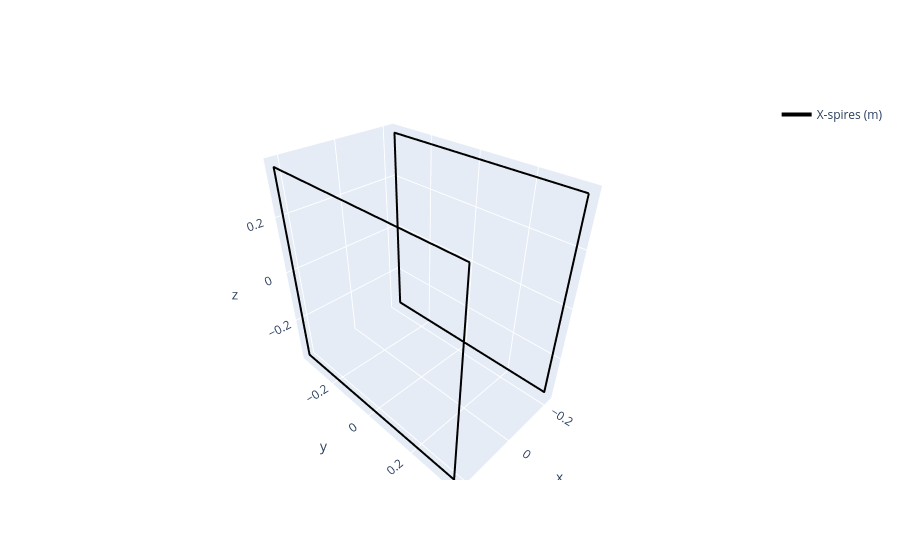

The code cell stored with this chart in its notebook:
### Code cell
f0 = None
f0 = hplot.plot_spires(f0, spires_x_sq, color='black', row=None, col=None)

# Plot the square spires
f0.show()

### Figure 1 — Plotly figure (JSON) as saved in the notebook; plotly's stock layout.template omitted (floating-point values rounded to 4 significant figures; data arrays with more than 128 entries replaced by an {"elided": "..."} marker saying what was removed)
{"data": [{"legendgroup": "X-spires (m)", "line": {"color": "black", "width": 4}, "mode": "lines", "name": "X-spires (m)", "showlegend": true, "type": "scatter3d", "x": {"elided": "401 float values"}, "y": {"elided": "401 float values"}, "z": {"elided": "401 float values"}}, {"legendgroup": "X-spires (m)", "line": {"color": "black", "width": 4}, "mode": "lines", "showlegend": false, "type": "scatter3d", "x": {"elided": "401 float values"}, "y": {"elided": "401 float values"}, "z": {"elided": "401 float values"}}], "layout": {}}
